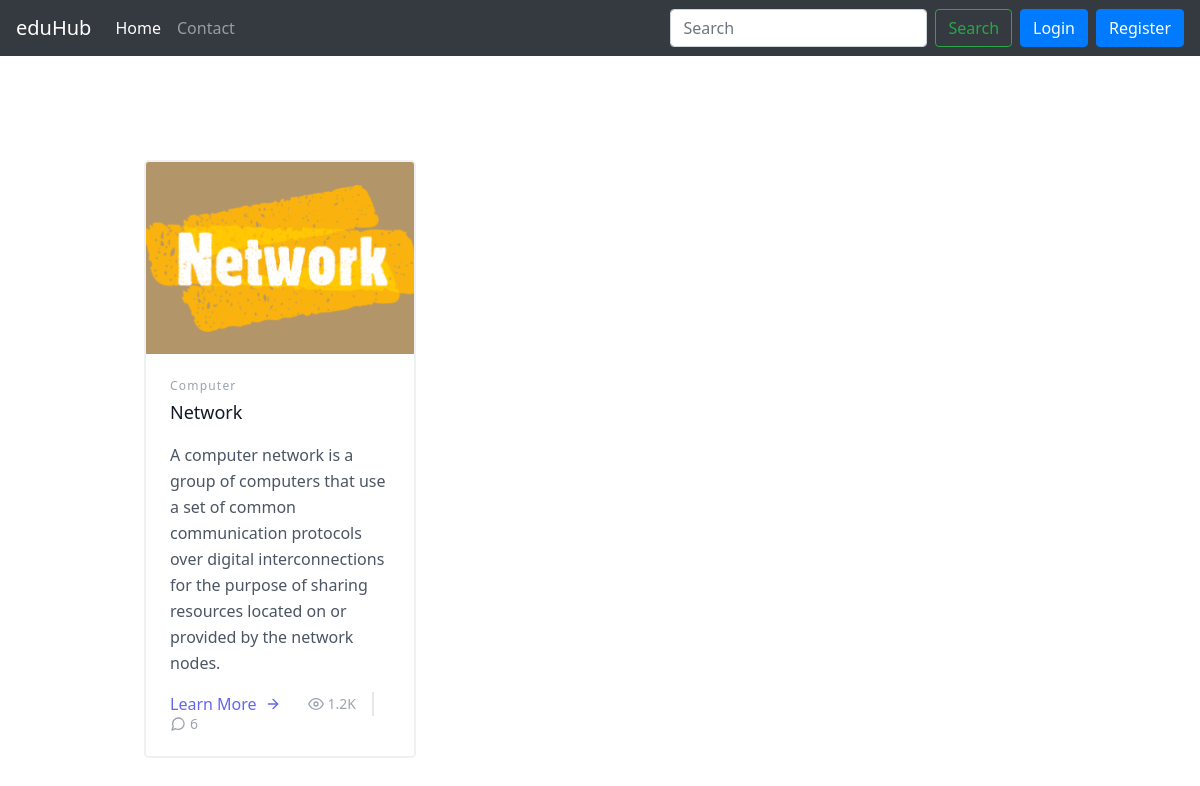
Before: / with the older database file.
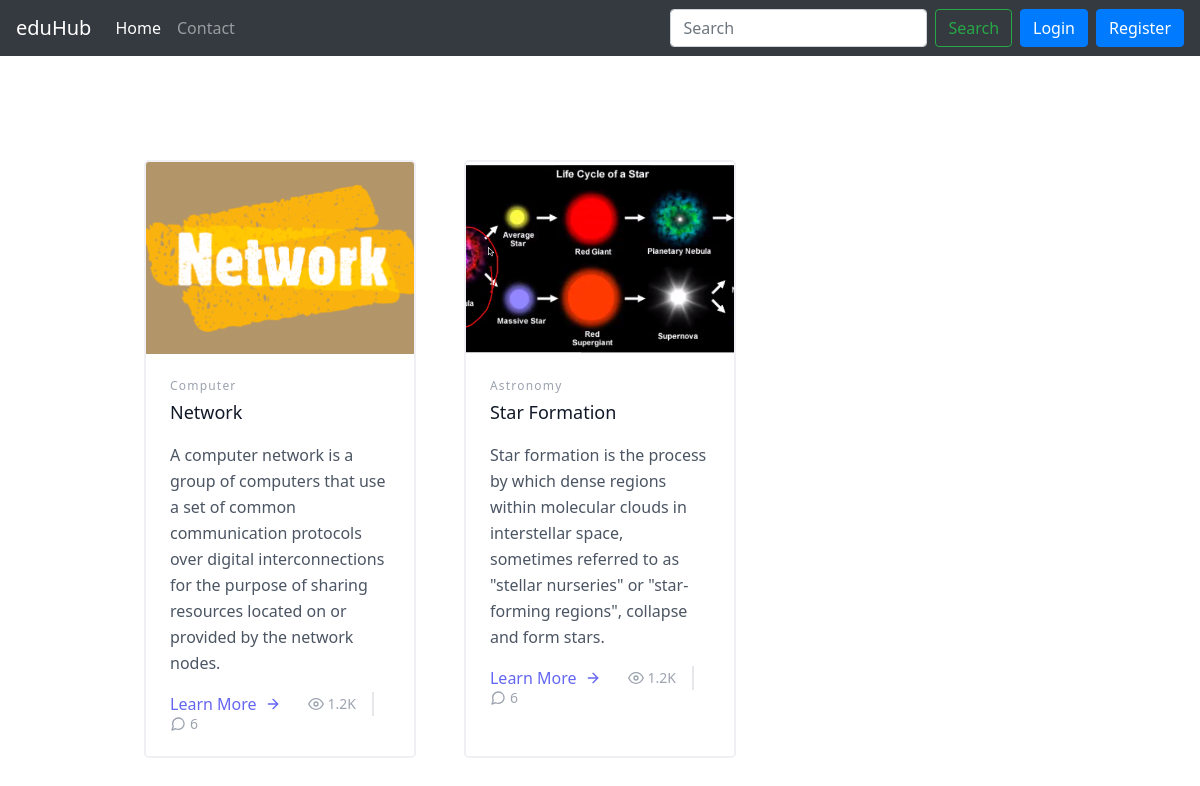
After: the same page with the newer database file.
### eduHub/models.py (models this page shows, shortened)
class Course(models.Model):
    thumbnail = models.ImageField(upload_to='thumbnails')
    desc = models.TextField()
    title = models.TextField(default="")
    category = models.TextField(default="")
    posts = models.ManyToManyField(Post, blank=True, null=True)
    id = models.AutoField(primary_key=True)

### eduHub/views.py (the view)
# urls.py: path("", views.index, name="index"),
def index(request):
    return render(request, "index.html", {
        "Course":Course.objects.all()
    })

### eduHub/templates/index.html (shortened to what this page needs)
{% extends "layout.html" %}
{% load static %}
{% block nav-home %}
<li class="nav-item active">
    <a class="nav-link" href="/">Home <span class="sr-only">(current)</span></a>
</li>
{% endblock nav-home %}
{% block body %}
<section class="text-gray-600 body-font">
    <div class="container px-5 py-24 mx-auto">
      <div class="flex flex-wrap -m-4">
        {% for course in Course %}
        <div class="p-4 md:w-1/3">
          <div class="h-full border-2 border-gray-200 border-opacity-60 rounded-lg overflow-hidden">
            <img class="lg:h-48 md:h-36 w-full object-cover object-center" src="{{course.thumbnail.url}}" alt="blog">
            <div class="p-6">
              <h2 class="tracking-widest text-xs title-font font-medium text-gray-400 mb-1">{{course.category}}</h2>
              <h1 class="title-font text-lg font-medium text-gray-900 mb-3">{{course.title}}</h1>
              <p class="leading-relaxed mb-3">{{course.desc}}</p>
              <div class="flex items-center flex-wrap ">
                <a class="text-indigo-500 inline-flex items-center md:mb-2 lg:mb-0">Learn More
                  <svg class="w-4 h-4 ml-2" viewBox="0 0 24 24" stroke="currentColor" stroke-width="2" fill="none" stroke-linecap="round" stroke-linejoin="round">
                    <path d="M5 12h14"></path>
                    <path d="M12 5l7 7-7 7"></path>
                  </svg>
                </a>
                <span class="text-gray-400 mr-3 inline-flex items-center lg:ml-auto md:ml-0 ml-auto leading-none text-sm pr-3 py-1 border-r-2 border-gray-200">
                  <svg class="w-4 h-4 mr-1" stroke="currentColor" stroke-width="2" fill="none" stroke-linecap="round" stroke-linejoin="round" viewBox="0 0 24 24">
                    <path d="M1 12s4-8 11-8 11 8 11 8-4 8-11 8-11-8-11-8z"></path>
                    <circle cx="12" cy="12" r="3"></circle>
                  </svg>1.2K
                </span>
                <span class="text-gray-400 inline-flex items-center leading-none text-sm">
                  6
                </span>
              </div>
            </div>
          </div>
        </div>
        {% endfor %}
      </div>
    </div>
</section>
{% endblock %}

### eduHub/templates/layout.html (shortened to what this page needs)
{% load static %}
<!DOCTYPE html>
<html lang="en">
<head>
  <link rel="stylesheet" href="https://cdn.jsdelivr.net/npm/bootstrap@4.5.3/dist/css/bootstrap.min.css">
  <link href="https://unpkg.com/tailwindcss@^2/dist/tailwind.min.css" rel="stylesheet">
</head>
<body>
  <nav class="navbar navbar-expand-lg navbar-dark bg-dark">
    <a class="navbar-brand" href="#">eduHub</a>
    <div class="collapse navbar-collapse" id="navbarSupportedContent">
      <ul class="navbar-nav mr-auto">
        {% block nav-home %}{% endblock nav-home %}
        {% block nav-contact %}
        <li class="nav-item">
          <a class="nav-link" href="/contact">Contact</a>
        </li>
        {% endblock nav-contact %}
      </ul>
      <form class="form-inline my-2 my-lg-0" action="/search" method="POST">{% csrf_token %}
        <input class="form-control mr-sm-2" type="search" placeholder="Search" aria-label="Search" name="query" id="query">
        <button class="btn btn-outline-success my-2 my-sm-0" type="submit">Search</button>
      </form>
      {% if not request.user.is_authenticated %}
      <a href="/login">
        <button class="btn btn-primary mx-2 my-sm-0">Login</button>
      </a>
      <a href="/register">
        <button class="btn btn-primary">Register</button>
      </a>
      {% else %}
      <a href="/logout">
        <button class="btn btn-danger mx-2 my-sm-0">Logout</button>
      </a>
      {% endif %}
    </div>
  </nav>
{% block body %}{% endblock %}
</body>
</html>

Changed rows visible on the page:
added Course: thumbnail (picture), category "Astronomy", title "Star Formation", desc "Star formation is the process by which dense regions within molecular clouds in interstellar space, sometimes referred to as \"stellar nurseries\" or \"star-forming regions\", collapse and form stars."
